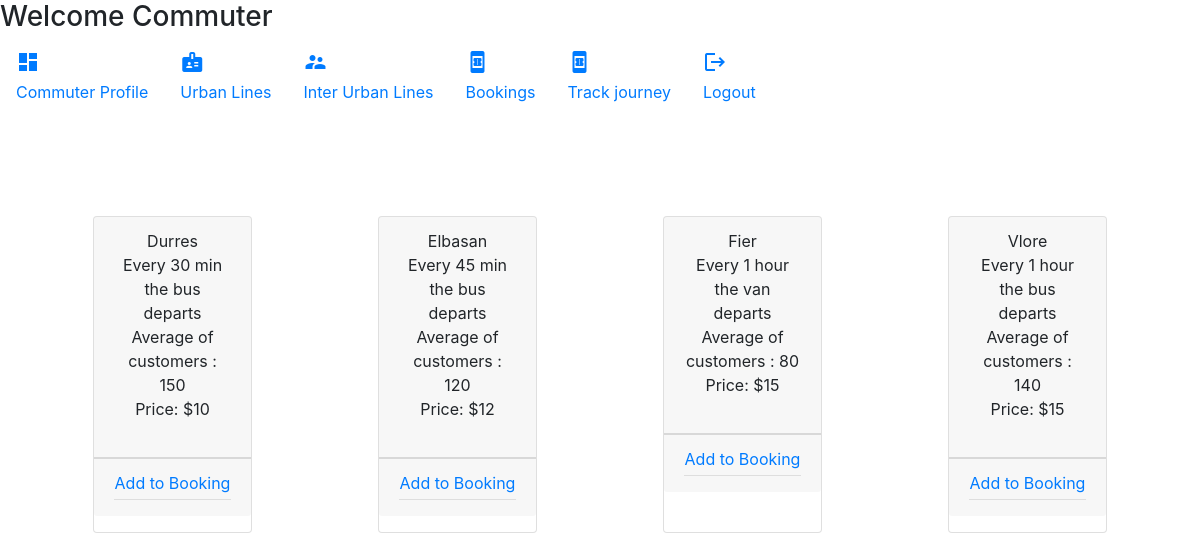
/services.php, run on the app's committed database.
### tables this page shows
CREATE TABLE `cities` (
  `id` int(10) NOT NULL,
  `Name` varchar(35) NOT NULL,
  `Price` varchar(35) NOT NULL,
  `Description` varchar(35) NOT NULL,
  `CustCount` varchar(35) NOT NULL
);

### services.php (the view, shortened to what this page needs)
<?php
	$db=mysqli_connect(DB_HOST,DB_USER,DB_PASS,DB);
?>
<!DOCTYPE html>
<html>
	<head>
	<link rel="stylesheet" type="text/css" href="css/adminstyle.css"/>
    <link rel="stylesheet" href="https://stackpath.bootstrapcdn.com/bootstrap/4.5.2/css/bootstrap.min.css">
<link rel="stylesheet" href="https://maxcdn.bootstrapcdn.com/font-awesome/4.7.0/css/font-awesome.min.css">
<link rel='stylesheet' href='https://cdn.rawgit.com/creativetimofficial/material-dashboard/31144b3f/assets/css/material-dashboard.css'>
<link rel='stylesheet' href='https://maxcdn.bootstrapcdn.com/font-awesome/latest/css/font-awesome.min.css'>
	</head>
<body>
<div class="wrapper ">
    <div class="sidebar" data-color="azure" data-background-color="white">
      <div class="logo">
        <h3 class="simple-text logo-normal">
         <a > Welcome Commuter</a>
        </h3>
      </div>
      <div class="sidebar-wrapper">
        <ul class="nav">
          <li class="nav-item active">
            <a class="nav-link" href="profileuser.php">
              <i class="material-icons">dashboard</i>
              <p>Commuter Profile</p>
            </a>
            </li>
            <li class="nav-item">
            <a class="nav-link" href="staff.php">
            <i class="material-icons">badge</i>
              <p>Urban Lines</p>
            </a>
            </li>
            <li class="nav-item">
            <a class="nav-link" href="services.php">
            <i class="material-icons">supervisor_account</i>
              <p>Inter Urban Lines</p>
            </a>
            </li>
            <li class="nav-item">
            <a class="nav-link" href="showadminapp.php">
            <i class="material-icons">book_online</i>
              <p>Bookings</p>
            </a>
            </li>
            <li class="nav-item">
            <a class="nav-link" href="tracking.php">
            <i class="material-icons">book_online</i>
              <p>Track journey</p>
            </a>
            </li>
            <li class="nav-item">
            <a class="nav-link" href="logout.php">
            <i class="material-icons">logout</i>
              <p>Logout</p>
            </a>
            </li>
        </ul>
      </div>
    </div>
	<div class="content-area" id="serv">
	<div class="container my-4 justify-content-center">
    <div class=" row justify-content-center ">
        <div class="col-sm mt-5 mx-5  ">
            <div class="card mt-3 h-100 ">
                <div class="card-header text-center ">
                    <div class="row text-center name">
                        <div class="col">
						<?php
						if($db) {
						$sqlu="select * from cities where id='1'";
						$result=mysqli_query($db,$sqlu);
						if($row=mysqli_fetch_array($result)){
							$name=mysqli_real_escape_string($db,$row['Name']);
							$desc=mysqli_real_escape_string($db,$row['Description']);
							$price =mysqli_real_escape_string($db,$row['Price']);
							$cust =mysqli_real_escape_string($db,$row['CustCount']);
							echo "$name<br>";
							echo "$desc<br>";
							echo "Average of customers : $cust<br>";
							echo  "<center>Price: $price</center><br>";
		}else{
			"<p>This service does not exist</p>";
		}
		}else{
			"<p>An error occured!</p>";
		}
		?>
                        </div>
                    </div>
                </div>
				<div class="card-footer text-center ">
                    <div class="row">
                        <div class="col">
						<a href="appointments.php" class="button">Add to Booking</a>
						 </div>
                    </div>
                    <hr class="my-1">
                </div>
            </div>
        </div>
		<div class="col-sm mt-5 mx-5">
            <div class="card mt-3 h-100">
                <div class="card-header  text-center  ">
                    <div class="row text-center name">
                        <div class="col">
						<?php
		if($db) {
				$sqlu="select * from cities where id='2'";
				$result=mysqli_query($db,$sqlu);
				if($row=mysqli_fetch_array($result)){
					$name=mysqli_real_escape_string($db,$row['Name']);
					$desc=mysqli_real_escape_string($db,$row['Description']);
					$price =mysqli_real_escape_string($db,$row['Price']);
					$cust =mysqli_real_escape_string($db,$row['CustCount']);
					echo "$name<br>";
					echo "$desc<br>";
					echo "Average of customers : $cust<br>";
					echo  "<center>Price: $price</center><br>";
		}else{
			"<p>This service does not exist</p>";
		}
		}else{
			"<p>An error occured!</p>";
		}
		?>
                        </div>
                    </div>
                </div>
                <div class="card-footer text-center ">
                    <div class="row">
                        <div class="col">
						<a href="appointments.php" class="button">Add to Booking</a>
						 </div>
                    </div>
                    <hr class="my-1">
                </div>
            </div>
        </div>
        <div class="col-sm mt-5 mx-5">
            <div class="card mt-3 h-100">
                <div class="card-header  text-center ">
                    <div class="row text-center name">
                        <div class="col">
						<?php
		if($db) {
				$sqlu="select * from cities where id='3'";
				$result=mysqli_query($db,$sqlu);
				if($row=mysqli_fetch_array($result)){
					$name=mysqli_real_escape_string($db,$row['Name']);
					$desc=mysqli_real_escape_string($db,$row['Description']);
					$price =mysqli_real_escape_string($db,$row['Price']);
					$cust =mysqli_real_escape_string($db,$row['CustCount']);
					echo "$name<br>";
					echo "$desc<br>";
					echo "Average of customers : $cust<br>";
					echo  "<center>Price: $price</center><br>";
		}else{
			"<p>This service does not exist</p>";
		}
		}else{
			"<p>An error occured!</p>";
		}
		?>
                        </div>
                    </div>
                </div>
                <div class="card-footer text-center">
                    <div class="row">
                        <div class="col">
						<a href="appointments.php" class="button">Add to Booking</a>
						 </div>
                    </div>
                    <hr class="my-1">
                </div>
            </div>
        </div>
		<div class="col-sm mt-5 mx-5">
            <div class="card mt-3 h-100">
                <div class="card-header  text-center ">
                    <div class="row text-center name">
                        <div class="col">
						<?php
		if($db) {
				$sqlu="select * from cities where id='4'";
				$result=mysqli_query($db,$sqlu);
				if($row=mysqli_fetch_array($result)){
					$name=mysqli_real_escape_string($db,$row['Name']);
					$desc=mysqli_real_escape_string($db,$row['Description']);
					$price =mysqli_real_escape_string($db,$row['Price']);
					$cust =mysqli_real_escape_string($db,$row['CustCount']);
					echo "$name<br>";
					echo "$desc<br>";
					echo "Average of customers : $cust<br>";
					echo  "<center>Price: $price</center><br>";
		}else{
			"<p>This service does not exist</p>";
		}
		}else{
			"<p>An error occured!</p>";
		}
		?>
                        </div>
                    </div>
                </div>
                <div class="card-footer text-center">
                    <div class="row">
                        <div class="col">
						<a href="appointments.php" class="button">Add to Booking</a>
						 </div>
                    </div>
                    <hr class="my-1">
                </div>
				</div>
</div>
    </div>
</div>
	</div>
</body>
</html>

### css/adminstyle.css (style rules this page uses)
* { margin: 0px; padding: 0px; }
body { width: 100%; height: 100vh; background-color: #bdfcba; }

### data on the page
cities: Name "Durres", Description "Every 30 min the bus departs", CustCount "150", Price "$10"
cities: Name "Elbasan", Description "Every 45 min the bus departs", CustCount "120", Price "$12"
cities: Name "Fier", Description "Every 1 hour the van departs", CustCount "80", Price "$15"
cities: Name "Vlore", Description "Every 1 hour the bus departs", CustCount "140", Price "$15"
